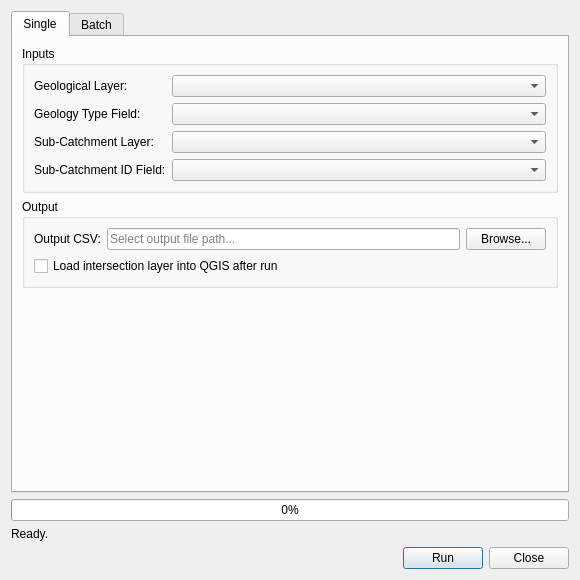
<?xml version="1.0" encoding="UTF-8"?>
<ui version="4.0">
 <class>GeoProportion</class>
 <widget class="QDialog" name="GeoProportion">
  <property name="geometry">
   <rect>
    <x>0</x>
    <y>0</y>
    <width>580</width>
    <height>580</height>
   </rect>
  </property>
  <property name="minimumSize">
   <size>
    <width>540</width>
    <height>540</height>
   </size>
  </property>
  <property name="windowTitle">
   <string>Geological Proportion by Sub-Catchment</string>
  </property>
  <layout class="QVBoxLayout" name="verticalLayout">
   <item>
    <widget class="QTabWidget" name="tabWidget">

     <!-- ═══════════════ Tab: Single ═══════════════ -->
     <widget class="QWidget" name="tabSingle">
      <attribute name="title">
       <string>Single</string>
      </attribute>
      <layout class="QVBoxLayout" name="vboxSingle">
       <item>
        <widget class="QGroupBox" name="grpInputs">
         <property name="title">
          <string>Inputs</string>
         </property>
         <layout class="QGridLayout" name="gridInputs" columnstretch="0,1">
          <item row="0" column="0">
           <widget class="QLabel" name="lblGeoLayer">
            <property name="text">
             <string>Geological Layer:</string>
            </property>
           </widget>
          </item>
          <item row="0" column="1">
           <widget class="QComboBox" name="cmbGeoLayer">
            <property name="sizePolicy">
             <sizepolicy hsizetype="Expanding" vsizetype="Fixed">
              <horstretch>1</horstretch>
              <verstretch>0</verstretch>
             </sizepolicy>
            </property>
           </widget>
          </item>
          <item row="1" column="0">
           <widget class="QLabel" name="lblGeoField">
            <property name="text">
             <string>Geology Type Field:</string>
            </property>
           </widget>
          </item>
          <item row="1" column="1">
           <widget class="QComboBox" name="cmbGeoField">
            <property name="sizePolicy">
             <sizepolicy hsizetype="Expanding" vsizetype="Fixed">
              <horstretch>1</horstretch>
              <verstretch>0</verstretch>
             </sizepolicy>
            </property>
           </widget>
          </item>
          <item row="2" column="0">
           <widget class="QLabel" name="lblCatchLayer">
            <property name="text">
             <string>Sub-Catchment Layer:</string>
            </property>
           </widget>
          </item>
          <item row="2" column="1">
           <widget class="QComboBox" name="cmbCatchLayer">
            <property name="sizePolicy">
             <sizepolicy hsizetype="Expanding" vsizetype="Fixed">
              <horstretch>1</horstretch>
              <verstretch>0</verstretch>
             </sizepolicy>
            </property>
           </widget>
          </item>
          <item row="3" column="0">
           <widget class="QLabel" name="lblCatchField">
            <property name="text">
             <string>Sub-Catchment ID Field:</string>
            </property>
           </widget>
          </item>
          <item row="3" column="1">
           <widget class="QComboBox" name="cmbCatchField">
            <property name="sizePolicy">
             <sizepolicy hsizetype="Expanding" vsizetype="Fixed">
              <horstretch>1</horstretch>
              <verstretch>0</verstretch>
             </sizepolicy>
            </property>
           </widget>
          </item>
         </layout>
        </widget>
       </item>
       <item>
        <widget class="QGroupBox" name="grpOutput">
         <property name="title">
          <string>Output</string>
         </property>
         <layout class="QGridLayout" name="gridOutput">
          <item row="0" column="0">
           <widget class="QLabel" name="lblOutputCsv">
            <property name="text">
             <string>Output CSV:</string>
            </property>
           </widget>
          </item>
          <item row="0" column="1">
           <widget class="QLineEdit" name="txtOutput">
            <property name="placeholderText">
             <string>Select output file path...</string>
            </property>
           </widget>
          </item>
          <item row="0" column="2">
           <widget class="QPushButton" name="btnBrowse">
            <property name="text">
             <string>Browse...</string>
            </property>
            <property name="maximumWidth">
             <number>80</number>
            </property>
           </widget>
          </item>
          <item row="1" column="0" colspan="3">
           <widget class="QCheckBox" name="chkLoadIntersection">
            <property name="text">
             <string>Load intersection layer into QGIS after run</string>
            </property>
           </widget>
          </item>
         </layout>
        </widget>
       </item>
       <item>
        <spacer name="singleSpacer">
         <property name="orientation">
          <enum>Qt::Vertical</enum>
         </property>
         <property name="sizeHint" stdset="0">
          <size>
           <width>20</width>
           <height>20</height>
          </size>
         </property>
        </spacer>
       </item>
      </layout>
     </widget>

     <!-- ═══════════════ Tab: Batch ═══════════════ -->
     <widget class="QWidget" name="tabBatch">
      <attribute name="title">
       <string>Batch</string>
      </attribute>
      <layout class="QVBoxLayout" name="vboxBatch">

       <!-- Configure a job -->
       <item>
        <widget class="QGroupBox" name="grpBatchJob">
         <property name="title">
          <string>Configure Job</string>
         </property>
         <layout class="QGridLayout" name="gridBatchJob" columnstretch="0,1,0">
          <item row="0" column="0">
           <widget class="QLabel" name="lblBGeoLayer">
            <property name="text">
             <string>Geological Layer:</string>
            </property>
           </widget>
          </item>
          <item row="0" column="1" colspan="2">
           <widget class="QComboBox" name="cmbBGeoLayer">
            <property name="sizePolicy">
             <sizepolicy hsizetype="Expanding" vsizetype="Fixed">
              <horstretch>1</horstretch>
              <verstretch>0</verstretch>
             </sizepolicy>
            </property>
           </widget>
          </item>
          <item row="1" column="0">
           <widget class="QLabel" name="lblBGeoField">
            <property name="text">
             <string>Geology Type Field:</string>
            </property>
           </widget>
          </item>
          <item row="1" column="1" colspan="2">
           <widget class="QComboBox" name="cmbBGeoField">
            <property name="sizePolicy">
             <sizepolicy hsizetype="Expanding" vsizetype="Fixed">
              <horstretch>1</horstretch>
              <verstretch>0</verstretch>
             </sizepolicy>
            </property>
           </widget>
          </item>
          <item row="2" column="0">
           <widget class="QLabel" name="lblBCatchLayer">
            <property name="text">
             <string>Sub-Catchment Layer:</string>
            </property>
           </widget>
          </item>
          <item row="2" column="1" colspan="2">
           <widget class="QComboBox" name="cmbBCatchLayer">
            <property name="sizePolicy">
             <sizepolicy hsizetype="Expanding" vsizetype="Fixed">
              <horstretch>1</horstretch>
              <verstretch>0</verstretch>
             </sizepolicy>
            </property>
           </widget>
          </item>
          <item row="3" column="0">
           <widget class="QLabel" name="lblBCatchField">
            <property name="text">
             <string>Sub-Catchment ID Field:</string>
            </property>
           </widget>
          </item>
          <item row="3" column="1" colspan="2">
           <widget class="QComboBox" name="cmbBCatchField">
            <property name="sizePolicy">
             <sizepolicy hsizetype="Expanding" vsizetype="Fixed">
              <horstretch>1</horstretch>
              <verstretch>0</verstretch>
             </sizepolicy>
            </property>
           </widget>
          </item>
          <item row="4" column="0">
           <widget class="QLabel" name="lblBOutput">
            <property name="text">
             <string>Output CSV:</string>
            </property>
           </widget>
          </item>
          <item row="4" column="1">
           <widget class="QLineEdit" name="txtBOutput">
            <property name="placeholderText">
             <string>Select output file path...</string>
            </property>
           </widget>
          </item>
          <item row="4" column="2">
           <widget class="QPushButton" name="btnBBrowse">
            <property name="text">
             <string>Browse...</string>
            </property>
            <property name="maximumWidth">
             <number>80</number>
            </property>
           </widget>
          </item>
          <item row="5" column="0" colspan="3">
           <layout class="QHBoxLayout">
            <item>
             <spacer name="batchJobSpacer">
              <property name="orientation">
               <enum>Qt::Horizontal</enum>
              </property>
              <property name="sizeHint" stdset="0">
               <size>
                <width>40</width>
                <height>20</height>
               </size>
              </property>
             </spacer>
            </item>
            <item>
             <widget class="QPushButton" name="btnAddJob">
              <property name="text">
               <string>Add to Queue</string>
              </property>
              <property name="minimumWidth">
               <number>110</number>
              </property>
             </widget>
            </item>
           </layout>
          </item>
         </layout>
        </widget>
       </item>

       <!-- Job queue table -->
       <item>
        <widget class="QGroupBox" name="grpBatchQueue">
         <property name="title">
          <string>Queue</string>
         </property>
         <layout class="QVBoxLayout" name="vboxQueue">
          <item>
           <widget class="QTableWidget" name="tblBatch">
            <property name="selectionBehavior">
             <enum>QAbstractItemView::SelectRows</enum>
            </property>
            <property name="editTriggers">
             <set>QAbstractItemView::NoEditTriggers</set>
            </property>
            <property name="alternatingRowColors">
             <bool>true</bool>
            </property>
            <column>
             <property name="text">
              <string>Geo Layer</string>
             </property>
            </column>
            <column>
             <property name="text">
              <string>Geo Field</string>
             </property>
            </column>
            <column>
             <property name="text">
              <string>Catch Layer</string>
             </property>
            </column>
            <column>
             <property name="text">
              <string>Catch Field</string>
             </property>
            </column>
            <column>
             <property name="text">
              <string>Output CSV</string>
             </property>
            </column>
           </widget>
          </item>
          <item>
           <layout class="QHBoxLayout" name="queueBtnLayout">
            <item>
             <spacer name="queueSpacer">
              <property name="orientation">
               <enum>Qt::Horizontal</enum>
              </property>
              <property name="sizeHint" stdset="0">
               <size>
                <width>40</width>
                <height>20</height>
               </size>
              </property>
             </spacer>
            </item>
            <item>
             <widget class="QPushButton" name="btnRemoveJob">
              <property name="text">
               <string>Remove Selected</string>
              </property>
             </widget>
            </item>
           </layout>
          </item>
         </layout>
        </widget>
       </item>

      </layout>
     </widget>

    </widget>
   </item>

   <!-- Shared progress + status -->
   <item>
    <widget class="QProgressBar" name="progressBar">
     <property name="value">
      <number>0</number>
     </property>
     <property name="maximum">
      <number>100</number>
     </property>
     <property name="textVisible">
      <bool>true</bool>
     </property>
    </widget>
   </item>
   <item>
    <widget class="QLabel" name="lblStatus">
     <property name="text">
      <string>Ready.</string>
     </property>
     <property name="wordWrap">
      <bool>true</bool>
     </property>
    </widget>
   </item>

   <!-- Shared buttons -->
   <item>
    <layout class="QHBoxLayout" name="buttonLayout">
     <item>
      <spacer name="horizontalSpacer">
       <property name="orientation">
        <enum>Qt::Horizontal</enum>
       </property>
       <property name="sizeHint" stdset="0">
        <size>
         <width>40</width>
         <height>20</height>
        </size>
       </property>
      </spacer>
     </item>
     <item>
      <widget class="QPushButton" name="btnRun">
       <property name="text">
        <string>Run</string>
       </property>
       <property name="default">
        <bool>true</bool>
       </property>
       <property name="minimumWidth">
        <number>80</number>
       </property>
      </widget>
     </item>
     <item>
      <widget class="QPushButton" name="btnClose">
       <property name="text">
        <string>Close</string>
       </property>
       <property name="minimumWidth">
        <number>80</number>
       </property>
      </widget>
     </item>
    </layout>
   </item>

  </layout>
 </widget>
 <resources/>
 <connections/>
</ui>
